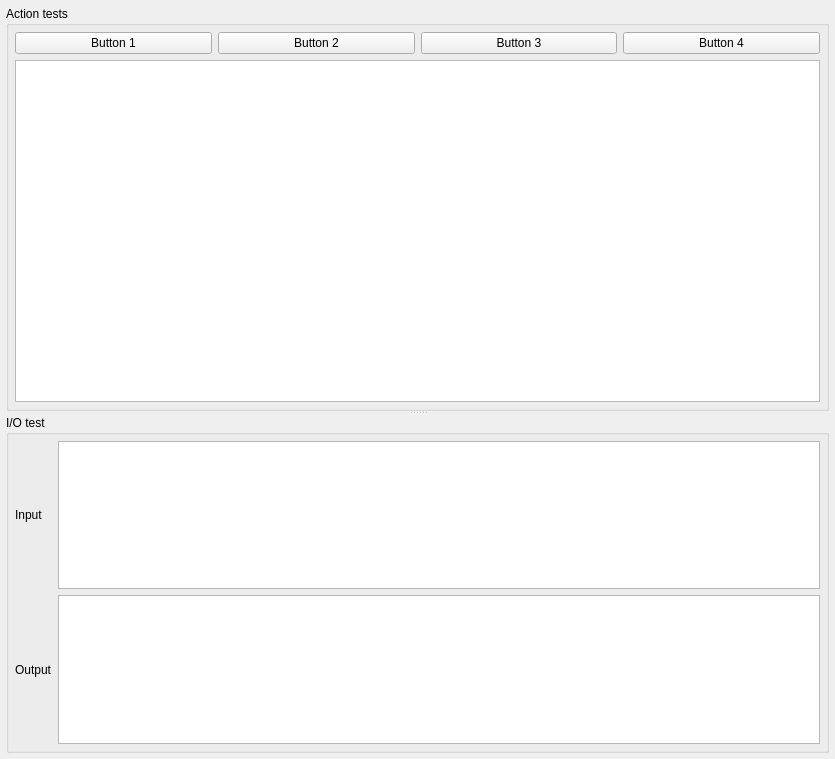
<?xml version="1.0" encoding="UTF-8"?>
<ui version="4.0">
 <class>TestWidget</class>
 <widget class="QWidget" name="TestWidget">
  <property name="geometry">
   <rect>
    <x>0</x>
    <y>0</y>
    <width>835</width>
    <height>759</height>
   </rect>
  </property>
  <property name="windowTitle">
   <string>Tests</string>
  </property>
  <layout class="QVBoxLayout" name="verticalLayout">
   <property name="spacing">
    <number>6</number>
   </property>
   <property name="leftMargin">
    <number>6</number>
   </property>
   <property name="topMargin">
    <number>6</number>
   </property>
   <property name="rightMargin">
    <number>6</number>
   </property>
   <property name="bottomMargin">
    <number>6</number>
   </property>
   <item>
    <widget class="QSplitter" name="splitter">
     <property name="orientation">
      <enum>Qt::Vertical</enum>
     </property>
     <property name="childrenCollapsible">
      <bool>false</bool>
     </property>
     <widget class="QGroupBox" name="gprbxActions">
      <property name="sizePolicy">
       <sizepolicy hsizetype="Preferred" vsizetype="Preferred">
        <horstretch>0</horstretch>
        <verstretch>4</verstretch>
       </sizepolicy>
      </property>
      <property name="title">
       <string>Action tests</string>
      </property>
      <layout class="QGridLayout" name="gridLayout_2">
       <property name="leftMargin">
        <number>6</number>
       </property>
       <property name="topMargin">
        <number>6</number>
       </property>
       <property name="rightMargin">
        <number>6</number>
       </property>
       <property name="bottomMargin">
        <number>6</number>
       </property>
       <property name="verticalSpacing">
        <number>6</number>
       </property>
       <item row="0" column="1">
        <widget class="QPushButton" name="btnTwo">
         <property name="text">
          <string>Button 2</string>
         </property>
        </widget>
       </item>
       <item row="0" column="0">
        <widget class="QPushButton" name="btnOne">
         <property name="text">
          <string>Button 1</string>
         </property>
        </widget>
       </item>
       <item row="0" column="2">
        <widget class="QPushButton" name="btnThree">
         <property name="text">
          <string>Button 3</string>
         </property>
        </widget>
       </item>
       <item row="0" column="3">
        <widget class="QPushButton" name="btnFour">
         <property name="text">
          <string>Button 4</string>
         </property>
        </widget>
       </item>
       <item row="1" column="0" colspan="4">
        <widget class="QPlainTextEdit" name="teOut"/>
       </item>
      </layout>
     </widget>
     <widget class="QGroupBox" name="grpbxIO">
      <property name="sizePolicy">
       <sizepolicy hsizetype="Preferred" vsizetype="Preferred">
        <horstretch>0</horstretch>
        <verstretch>2</verstretch>
       </sizepolicy>
      </property>
      <property name="title">
       <string>I/O test</string>
      </property>
      <layout class="QGridLayout" name="gridLayout">
       <property name="leftMargin">
        <number>6</number>
       </property>
       <property name="topMargin">
        <number>6</number>
       </property>
       <property name="rightMargin">
        <number>6</number>
       </property>
       <property name="bottomMargin">
        <number>6</number>
       </property>
       <property name="verticalSpacing">
        <number>6</number>
       </property>
       <item row="0" column="0">
        <widget class="QLabel" name="lblInput">
         <property name="text">
          <string>Input</string>
         </property>
        </widget>
       </item>
       <item row="0" column="1">
        <widget class="QPlainTextEdit" name="teInput"/>
       </item>
       <item row="1" column="0">
        <widget class="QLabel" name="lblOutput">
         <property name="text">
          <string>Output</string>
         </property>
        </widget>
       </item>
       <item row="1" column="1">
        <widget class="QPlainTextEdit" name="teOutput"/>
       </item>
      </layout>
     </widget>
    </widget>
   </item>
  </layout>
 </widget>
 <resources/>
 <connections/>
</ui>
